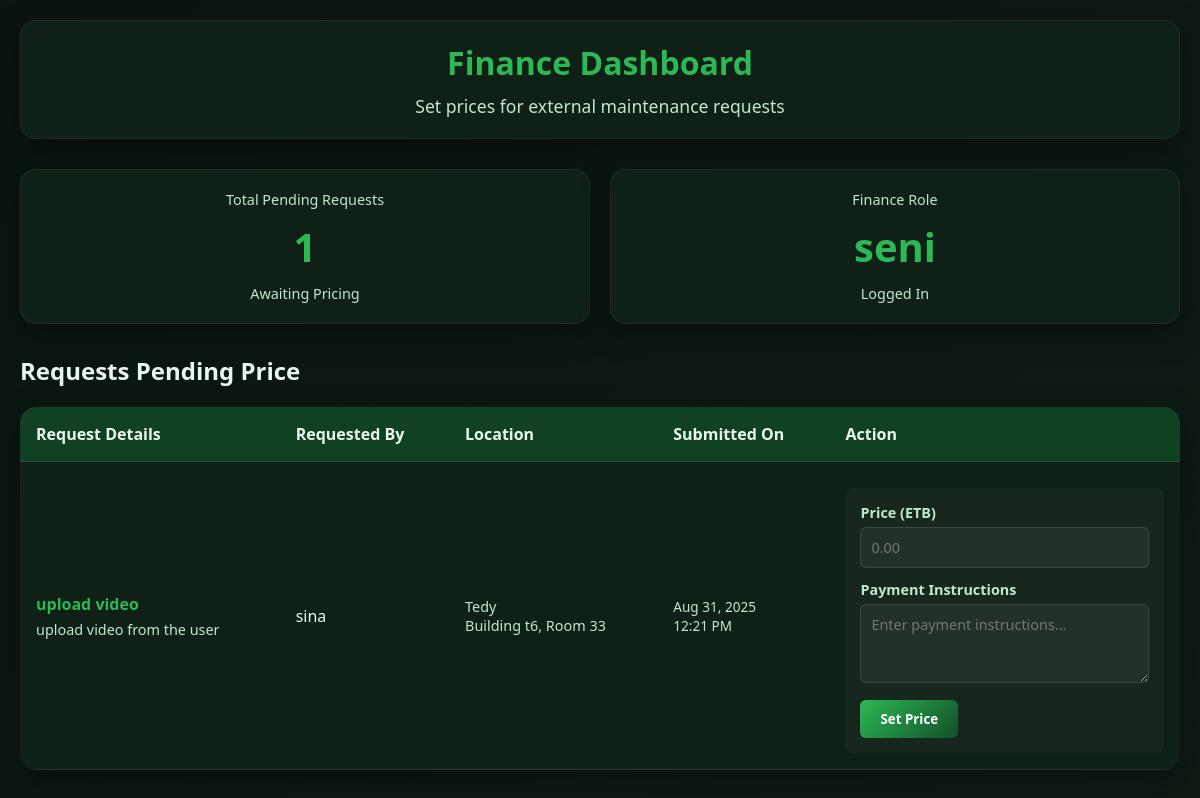
The page /dashboard/finance_pending_price.php (signed in) on the database its author committed.
### tables this page shows
CREATE TABLE IF NOT EXISTS `requests` (
  `id` int NOT NULL AUTO_INCREMENT,
  `requested_by` int DEFAULT NULL,
  `issue_title` varchar(255) DEFAULT NULL,
  `issue_description` text,
  `category` varchar(100) DEFAULT NULL,
  `campus` varchar(100) DEFAULT NULL,
  `building_number` varchar(50) DEFAULT NULL,
  `room_number` varchar(50) DEFAULT NULL,
  `image_path` varchar(255) DEFAULT NULL,
  `audio_path` varchar(255) DEFAULT NULL,
  `video_path` varchar(255) DEFAULT NULL,
  `assigned_technician_id` int DEFAULT NULL,
  `created_at` timestamp NULL DEFAULT CURRENT_TIMESTAMP,
  `user_type` enum('staff','external') DEFAULT 'staff',
  `status` enum('Pending Assignment','Assigned','In Progress','Completed') NOT NULL DEFAULT 'Pending Assignment',
  `price_status` enum('Not Set','Pending Payment','Paid','Verified') DEFAULT NULL,
  PRIMARY KEY (`id`),
  KEY `requested_by` (`requested_by`)
);

CREATE TABLE IF NOT EXISTS `users` (
  `id` int NOT NULL AUTO_INCREMENT,
  `fullname` varchar(100) DEFAULT NULL,
  `username` varchar(100) DEFAULT NULL,
  `email` varchar(100) DEFAULT NULL,
  `phone` varchar(20) DEFAULT NULL,
  `telegram` varchar(100) DEFAULT NULL,
  `role` varchar(50) DEFAULT NULL,
  `specialization` varchar(100) DEFAULT NULL,
  `password` varchar(255) DEFAULT NULL,
  `is_approved` tinyint(1) DEFAULT '0',
  `temp_password_flag` tinyint(1) DEFAULT '0',
  `account_status` enum('enabled','disabled') NOT NULL DEFAULT 'enabled',
  `failed_attempts` int NOT NULL DEFAULT '0',
  `last_failed_login` datetime DEFAULT NULL,
  `profile_image` varchar(255) DEFAULT NULL,
  PRIMARY KEY (`id`)
);

### dashboard/finance_pending_price.php (the view, shortened to what this page needs)
<?php
$conn = new mysqli("localhost", "root", "", "test_uog");
$sql = "
SELECT
    r.id,
    r.issue_title,
    r.issue_description,
    u.username,
    r.campus,
    r.building_number,
    r.room_number,
    r.created_at
FROM requests r
JOIN users u ON r.requested_by = u.id
WHERE r.user_type = 'external'
  AND r.price_status = 'Not Set'
ORDER BY r.created_at ASC;
";
$result = $conn->query($sql);
?>
<!DOCTYPE html>
<html lang="en">
<head>
     <link rel="stylesheet" href="https://cdnjs.cloudflare.com/ajax/libs/font-awesome/6.4.0/css/all.min.css">
      <link rel="stylesheet" href="finance_pending_price.css">
</head>
<body>
    <div class="container">
        <header>
            <h1>Finance Dashboard</h1>
            <p class="subtitle">Set prices for external maintenance requests</p>
        </header>
        <div class="stats-cards">
            <div class="stat-card">
                <div class="stat-label">Total Pending Requests</div>
                <div class="stat-number"><?php echo $result->num_rows; ?></div>
                <div class="stat-label">Awaiting Pricing</div>
            </div>
            <div class="stat-card">
                <div class="stat-label">Finance Role</div>
                <div class="stat-number"><?php echo $_SESSION['username'] ?? 'User'; ?></div>
                <div class="stat-label">Logged In</div>
            </div>
        </div>
        <h2>Requests Pending Price</h2>
        <?php if ($result->num_rows > 0): ?>
            <table class="requests-table">
                <thead>
                    <tr>
                        <th>Request Details</th>
                        <th>Requested By</th>
                        <th>Location</th>
                        <th>Submitted On</th>
                        <th>Action</th>
                    </tr>
                </thead>
                <tbody>
                    <?php while ($row = $result->fetch_assoc()): ?>
                    <tr>
                        <td>
                            <div class="request-title"><?= htmlspecialchars($row['issue_title']) ?></div>
                            <div class="request-desc"><?= nl2br(htmlspecialchars($row['issue_description'])) ?></div>
                        </td>
                        <td><?= htmlspecialchars($row['username']) ?></td>
                        <td>
                            <div class="location"><?= htmlspecialchars($row['campus']) ?></div>
                            <div class="location">Building <?= htmlspecialchars($row['building_number']) ?>, Room <?= htmlspecialchars($row['room_number']) ?></div>
                        </td>
                        <td>
                            <div class="date"><?= date('M j, Y', strtotime($row['created_at'])) ?></div>
                            <div class="date"><?= date('g:i A', strtotime($row['created_at'])) ?></div>
                        </td>
                        <td>
                            <form action="finance_set_price.php" method="POST" class="price-form">
                                <div class="form-group">
                                    <label for="price-<?= $row['id'] ?>">Price (ETB)</label>
                                    <input type="number" id="price-<?= $row['id'] ?>" name="price" placeholder="0.00" step="0.01" min="0" required>
                                </div>
                                <div class="form-group">
                                    <label for="instructions-<?= $row['id'] ?>">Payment Instructions</label>
                                    <textarea id="instructions-<?= $row['id'] ?>" name="payment_instructions" placeholder="Enter payment instructions..." rows="3" required></textarea>
                                </div>
                                <button type="submit">Set Price</button>
                            </form>
                        </td>
                    </tr>
                    <?php endwhile; ?>
                </tbody>
            </table>
        <?php endif; ?>
    </div>
</body>
</html>

### dashboard/finance_pending_price.css (style rules this page uses)
:root { --green-apple: #2CB955; --green-dark: #124F29; --bg: #0b1510; --text: #eaf7ee; --muted: #bfe9ca; --card: #0f2016; --shadow: 0 10px 30px rgba(0,0,0,.35); --radius: 16px; }
* { margin: 0; padding: 0; box-sizing: border-box; font-family: 'Segoe UI', Tahoma, Geneva, Verdana, sans-serif; }
body { background: linear-gradient(135deg, var(--bg), #0f1a13); color: var(--text); min-height: 100vh; padding: 20px; }
.container { max-width: 1200px; margin: 0 auto; }
header { text-align: center; margin-bottom: 30px; padding: 20px; background: var(--card); border-radius: var(--radius); border: 1px solid rgba(255,255,255,.06); box-shadow: var(--shadow); }
h1 { color: var(--green-apple); margin-bottom: 10px; }
.subtitle { color: var(--muted); font-size: 1.1rem; }
.stats-cards { display: grid; grid-template-columns: repeat(auto-fit, minmax(250px, 1fr)); gap: 20px; margin-bottom: 30px; }
.stat-card { background: var(--card); padding: 20px; border-radius: var(--radius); border: 1px solid rgba(255,255,255,.06); box-shadow: var(--shadow); text-align: center; }
.stat-number { font-size: 2.5rem; font-weight: bold; color: var(--green-apple); margin: 10px 0; }
.stat-label { color: var(--muted); font-size: 0.9rem; }
.requests-table { width: 100%; border-collapse: collapse; margin-top: 20px; background: var(--card); border-radius: var(--radius); overflow: hidden; box-shadow: var(--shadow); }
.requests-table th, .requests-table td { padding: 16px; text-align: left; border-bottom: 1px solid rgba(255,255,255,.1); }
.requests-table th { background-color: rgba(18,79,41,.7); color: var(--text); font-weight: 600; }
.request-title { font-weight: 600; color: var(--green-apple); }
.request-desc { color: var(--muted); font-size: 0.9rem; margin-top: 5px; }
.location { color: var(--muted); font-size: 0.9rem; }
.date { color: var(--muted); font-size: 0.85rem; }
.price-form { background: rgba(255,255,255,.03); padding: 15px; border-radius: 8px; margin-top: 10px; }
.form-group { margin-bottom: 12px; }
.form-group label { display: block; margin-bottom: 5px; font-weight: 600; color: var(--muted); font-size: 0.9rem; }
.form-group input, .form-group textarea { width: 100%; padding: 10px; background: rgba(255, 255, 255, 0.05); border: 1px solid rgba(255, 255, 255, 0.1); border-radius: 6px; color: var(--text); font-size: 0.9rem; }
button { background: linear-gradient(135deg, var(--green-apple), var(--green-dark)); color: white; border: none; padding: 10px 20px; border-radius: 6px; cursor: pointer; font-weight: 600; transition: transform 0.2s, box-shadow 0.2s; }

### rows shown on the page
requests: issue_title "upload video", issue_description "upload video from the user", users.username "sina", campus "Tedy", building_number "t6", room_number "33", created_at "Aug 31, 2025", created_at "12:21 PM", payment_instructions "Enter payment instructions..."

### other values the page prints
$result->num_rows "1"
$_SESSION['username'] "seni"
